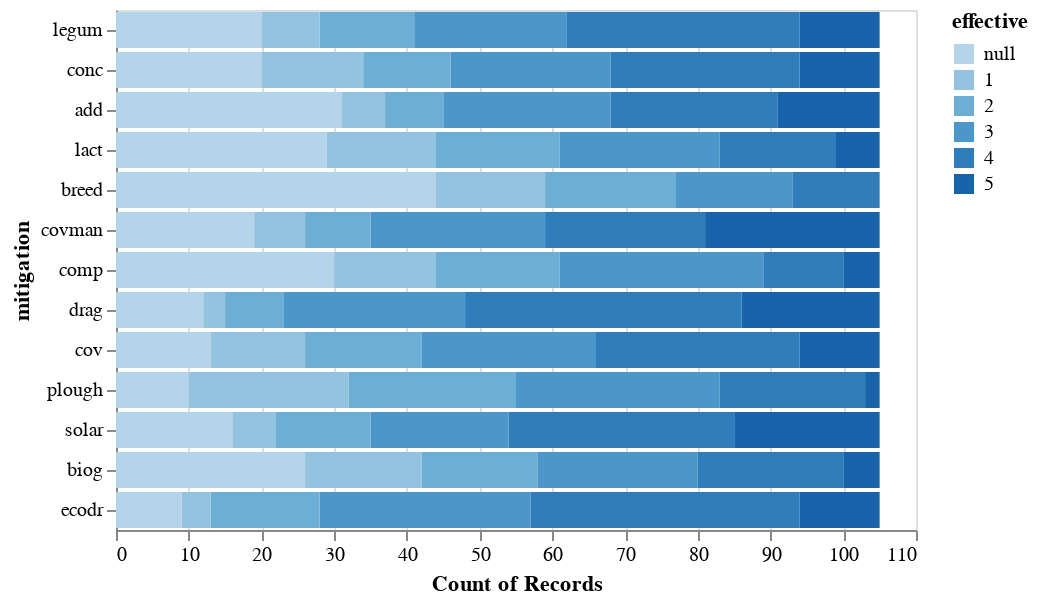

Source (notebook cell):
### Markdown cell above
### What mitigations do farmers see as effective?
Reminder that 1=not effective at all, 2, 3, 4, 5=very effective and NA=don't know.

### Code cell
alt.Chart(mitigation_df).mark_bar().encode(
    x='count(effective)',
    y=alt.Y('mitigation', sort=implemented_columns),
    color='effective:O'
)

### Figure 1 — Vega-Lite specification as saved in the notebook (floating-point values rounded to 4 significant figures; data arrays with more than 128 entries replaced by an {"elided": "..."} marker saying what was removed)
{"config": {"view": {"continuousWidth": 400, "continuousHeight": 300}}, "data": {"name": "data-996008f3f32e32815d639f7958ef4585"}, "mark": "bar", "encoding": {"color": {"type": "ordinal", "field": "effective"}, "x": {"type": "quantitative", "aggregate": "count", "field": "effective"}, "y": {"type": "nominal", "field": "mitigation", "sort": ["legum", "conc", "add", "lact", "breed", "covman", "comp", "drag", "cov", "plough", "solar", "biog", "ecodr"]}}, "$schema": "https://vega.github.io/schema/vega-lite/v4.8.1.json", "datasets": {"data-996008f3f32e32815d639f7958ef4585": {"elided": "1365 records"}}}
